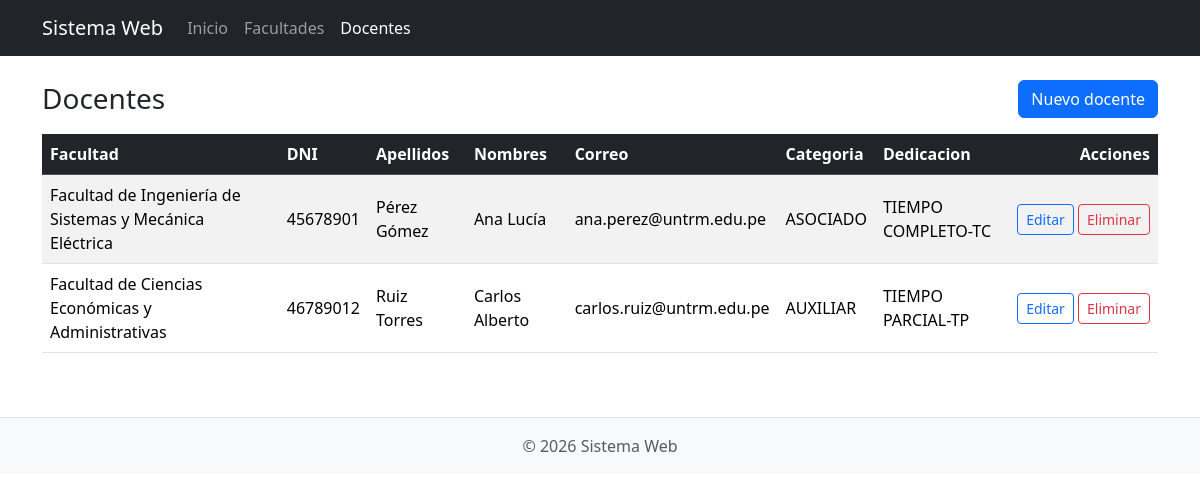
Page /docente on the committed database.
### tables this page shows
CREATE TABLE docente (
    id INT AUTO_INCREMENT PRIMARY KEY,
    id_facultad INT NOT NULL,
    dni VARCHAR(8) NOT NULL,
    apellidos VARCHAR(100) NOT NULL,
    nombres VARCHAR(100) NOT NULL,
    correo VARCHAR(150) NOT NULL,
    categoria ENUM('AUXILIAR','ASOCIADO','PRINCIPAL') NOT NULL,
    dedicacion ENUM(
        'DEDICACION EXCLUSIVA-DE',
        'TIEMPO COMPLETO-TC',
        'TIEMPO PARCIAL-TP'
    ) NOT NULL,
    estado TINYINT NOT NULL DEFAULT 1,
    CONSTRAINT fk_docente_facultad
        FOREIGN KEY (id_facultad) REFERENCES facultad(id)
);

CREATE TABLE facultad (
    id INT AUTO_INCREMENT PRIMARY KEY,
    nombre VARCHAR(120) NOT NULL,
    abreviatura VARCHAR(20) NOT NULL,
    estado TINYINT NOT NULL DEFAULT 1
);

### index.php (called while the page is built, shortened)
<?php
require_once "Helpers/Helpers.php";
$url = trim($_GET["url"] ?? "", "/");
$arrUrl = $url === "" ? [] : explode("/", $url);
$controller = studly($arrUrl[0] ?? "Home");
$method = $arrUrl[1] ?? "index";
$params = implode(",", array_slice($arrUrl, 2));
require_once "Libraries/Core/Load.php";

### Helpers/Helpers.php (called while the page is built, shortened)
<?php
function e($valor)
{
    return htmlspecialchars((string)$valor, ENT_QUOTES, "UTF-8");
}
function url($ruta = "")
{
    return BASE_URL . ($ruta === "" ? "" : "/" . ltrim($ruta, "/"));
}
function studly($texto)
{
    $texto = ucwords(strtolower(str_replace(["-", "_"], " ", $texto)));
    return str_replace(" ", "", $texto);
}

### Libraries/Core/Views.php (called while the page is built, shortened)
<?php
class Views
{
    public function render($controller, $view, $data = [])
    {
        $name = is_object($controller) ? str_replace("Controller", "", get_class($controller)) : $controller;
        $controller = $name;
        require "Views/Layout/main.php";
    }
}

### Controllers/DocenteController.php (called while the page is built, shortened)
<?php
class DocenteController extends Controller
{
    public function index()
    {
        $this->views->render($this, "listar", [
            "titulo" => "Docentes",
            "filas" => $this->model->listado(),
        ]);
    }
}

### Libraries/Core/Conexion.php (called while the page is built, shortened)
<?php
class Conexion
{
    private static $conect = null;
    public function __construct()
    {
        try {
            self::$conect = new PDO(
                "mysql:host=" . DB_HOST . ";port=" . DB_PORT . ";dbname=" . DB_NAME . ";charset=" . DB_CHARSET,
                DB_USER,
                DB_PASS,
                [
                    PDO::ATTR_ERRMODE => PDO::ERRMODE_EXCEPTION,
                    PDO::ATTR_DEFAULT_FETCH_MODE => PDO::FETCH_ASSOC,
                    PDO::ATTR_EMULATE_PREPARES => false
                ]
            );
        } catch (PDOException $e) {
            http_response_code(500);
            exit(DEBUG ? "Error de conexion: " . $e->getMessage() : "Error de conexion con la base de datos.");
        }
    }
    public function connect()
    {
        return self::$conect;
    }
}

### Libraries/Core/Model.php (called while the page is built, shortened)
<?php
class Model extends Conexion
{
    protected $table;
    protected $select = "*";
    protected $joins = [];
    protected $whereBuilder = [];
    protected $bindings = [];
    protected $orderBy = [];
    public function __construct($table = null)
    {
        if (empty($this->table)) {
            $name = preg_replace("/Model$/", "", static::class);
            $this->table = strtolower(preg_replace("/(?<!^)[A-Z]/", "_$0", $name));
        }
    }
    protected function ident($name)
    {
        $name = trim($name);
        return "`" . str_replace(".", "`.`", $name) . "`";
    }
    protected function query($sql, $params = [])
    {
        $stmt = $this->connect()->prepare($sql);
        foreach ($params as $key => $value) {
            if ($value === null) {
                $type = PDO::PARAM_NULL;
            } elseif (is_int($value)) {
                $type = PDO::PARAM_INT;
            } else {
                $type = PDO::PARAM_STR;
            }
            $stmt->bindValue($key, $value, $type);
        }
        $stmt->execute();
        return $stmt;
    }
    public function select($fields)
    {
        $this->select = is_array($fields) ? implode(", ", $fields) : $fields;
        return $this;
    }
    public function join($table, $on, $type = "INNER")
    {
        $type = strtoupper($type);
        $this->joins[] = "{$type} JOIN " . trim($table) . " ON {$on}";
        return $this;
    }
    private function addCondition($column, $operator, $value)
    {
        $operator = strtoupper(trim($operator));
        $col = $this->ident($column);
        $holder = ":w" . count($this->bindings);
        $this->whereBuilder[] = "{$col} {$operator} {$holder}";
        $this->bindings[$holder] = $value;
    }
    public function orderBy($field, $direction = "ASC")
    {
        $direction = strtoupper($direction) === "DESC" ? "DESC" : "ASC";
        $this->orderBy[] = $this->ident($field) . " {$direction}";
        return $this;
    }
    public function get()
    {
        try {
            $sql = "SELECT {$this->select} FROM " . $this->ident($this->table);
            if (!empty($this->joins)) {
                $sql .= " " . implode(" ", $this->joins);
            }
            if (!empty($this->whereBuilder)) {
                $sql .= " WHERE " . implode(" AND ", $this->whereBuilder);
            }
            if (!empty($this->orderBy)) {
                $sql .= " ORDER BY " . implode(", ", $this->orderBy);
            }
            return $this->query($sql, $this->bindings)->fetchAll();
        } finally {
            $this->resetQuery();
        }
    }
    private function resetQuery()
    {
        $this->select = "*";
        $this->joins = [];
        $this->whereBuilder = [];
        $this->bindings = [];
        $this->orderBy = [];
    }
}

### Models/DocenteModel.php (called while the page is built, shortened)
<?php
class DocenteModel extends Model
{
    public function listado()
    {
        return $this->select("docente.*, f.nombre AS facultad, f.abreviatura AS facultad_abreviatura")
            ->join("facultad f", "f.id = docente.id_facultad")
            ->where("docente.estado", 1)
            ->orderBy("docente.apellidos")
            ->orderBy("docente.nombres")
            ->get();
    }
}

### Views/Docente/listar.php (the view, shortened to what this page needs)
<div class="d-flex justify-content-between align-items-center mb-3">
    <h1 class="h3 mb-0">Docentes</h1>
    <a href="<?= url("docente/registrar") ?>" class="btn btn-primary">Nuevo docente</a>
</div>
<div class="table-responsive">
    <table class="table table-striped table-hover align-middle">
        <thead class="table-dark">
            <tr>
                <th>Facultad</th>
                <th>DNI</th>
                <th>Apellidos</th>
                <th>Nombres</th>
                <th>Correo</th>
                <th>Categoria</th>
                <th>Dedicacion</th>
                <th class="text-end">Acciones</th>
            </tr>
        </thead>
        <tbody>
            <?php foreach ($data["filas"] as $fila) : ?>
                <tr>
                    <td><?= e($fila["facultad"]) ?></td>
                    <td><?= e($fila["dni"]) ?></td>
                    <td><?= e($fila["apellidos"]) ?></td>
                    <td><?= e($fila["nombres"]) ?></td>
                    <td><?= e($fila["correo"]) ?></td>
                    <td><?= e($fila["categoria"]) ?></td>
                    <td><?= e($fila["dedicacion"]) ?></td>
                    <td class="text-end text-nowrap">
                        <a href="<?= url("docente/editar/" . $fila["id"]) ?>" class="btn btn-sm btn-outline-primary">Editar</a>
                        <form action="<?= url("docente/eliminar/" . $fila["id"]) ?>" method="post" class="d-inline" onsubmit="return confirm('Eliminar este docente?');">
                            <button type="submit" class="btn btn-sm btn-outline-danger">Eliminar</button>
                        </form>
                    </td>
                </tr>
            <?php endforeach; ?>
        </tbody>
    </table>
</div>

### Libraries/Core/Load.php (shortened to what this page needs)
<?php
$controllerFile = "Controllers/{$controller}Controller.php";
$validNames = preg_match("/^[A-Za-z][A-Za-z0-9]*$/", $controller) && preg_match("/^[A-Za-z][A-Za-z0-9_]*$/", $method);
if ($validNames && file_exists($controllerFile)) {
    $controllerClass = "{$controller}Controller";
    if (class_exists($controllerClass) && method_exists($controllerClass, $method)) {
        $reflection = new ReflectionMethod($controllerClass, $method);
        $routable = $reflection->isPublic()
            && !$reflection->isStatic()
            && $reflection->getDeclaringClass()->getName() !== "Controller"
            && !($reflection->getNumberOfRequiredParameters() > 0 && $params === "");
        if ($routable) {
            $controllerObject = new $controllerClass();
            $controllerObject->$method($params);
            return;
        }
    }
}

### Views/Layout/main.php (shortened to what this page needs)
<!DOCTYPE html>
<html lang="es">
<head>
    <link href="https://cdn.jsdelivr.net/npm/bootstrap@5.3.3/dist/css/bootstrap.min.css" rel="stylesheet">
</head>
<body>
    <?php require "Views/Layout/header.php"; ?>
    <main class="container my-4">
        <?php require $view; ?>
    </main>
    <?php require "Views/Layout/footer.php"; ?>
</body>
</html>

### Views/Layout/header.php
<header>
    <?php require "Views/Layout/nav.php"; ?>
</header>

### Views/Layout/nav.php (shortened to what this page needs)
<nav class="navbar navbar-expand-lg navbar-dark bg-dark">
    <div class="container">
        <a class="navbar-brand" href="<?= url() ?>"><?= e(APP_NAME) ?></a>
        <div class="collapse navbar-collapse" id="menuPrincipal">
            <ul class="navbar-nav me-auto mb-2 mb-lg-0">
                <li class="nav-item">
                    <a class="nav-link <?= $controller === "Home" ? "active" : "" ?>" href="<?= url() ?>">Inicio</a>
                </li>
                <li class="nav-item">
                    <a class="nav-link <?= $controller === "Facultad" ? "active" : "" ?>" href="<?= url("facultad") ?>">Facultades</a>
                </li>
                <li class="nav-item">
                    <a class="nav-link <?= $controller === "Docente" ? "active" : "" ?>" href="<?= url("docente") ?>">Docentes</a>
                </li>
            </ul>
        </div>
    </div>
</nav>

### Views/Layout/footer.php
<footer class="border-top bg-light py-3 mt-5">
    <div class="container text-center text-muted">
        &copy; <?= date("Y") ?> <?= e(APP_NAME) ?>
    </div>
</footer>

### rows in the picture
docente: id_facultad.nombre "Facultad de Ingeniería de Sistemas y Mecánica Eléctrica", dni "45678901", apellidos "Pérez Gómez", nombres "Ana Lucía", correo "ana.perez@untrm.edu.pe", categoria "ASOCIADO", dedicacion "TIEMPO COMPLETO-TC"
docente: id_facultad.nombre "Facultad de Ciencias Económicas y Administrativas", dni "46789012", apellidos "Ruiz Torres", nombres "Carlos Alberto", correo "carlos.ruiz@untrm.edu.pe", categoria "AUXILIAR", dedicacion "TIEMPO PARCIAL-TP"

### other values in the picture
APP_NAME "Sistema Web"
